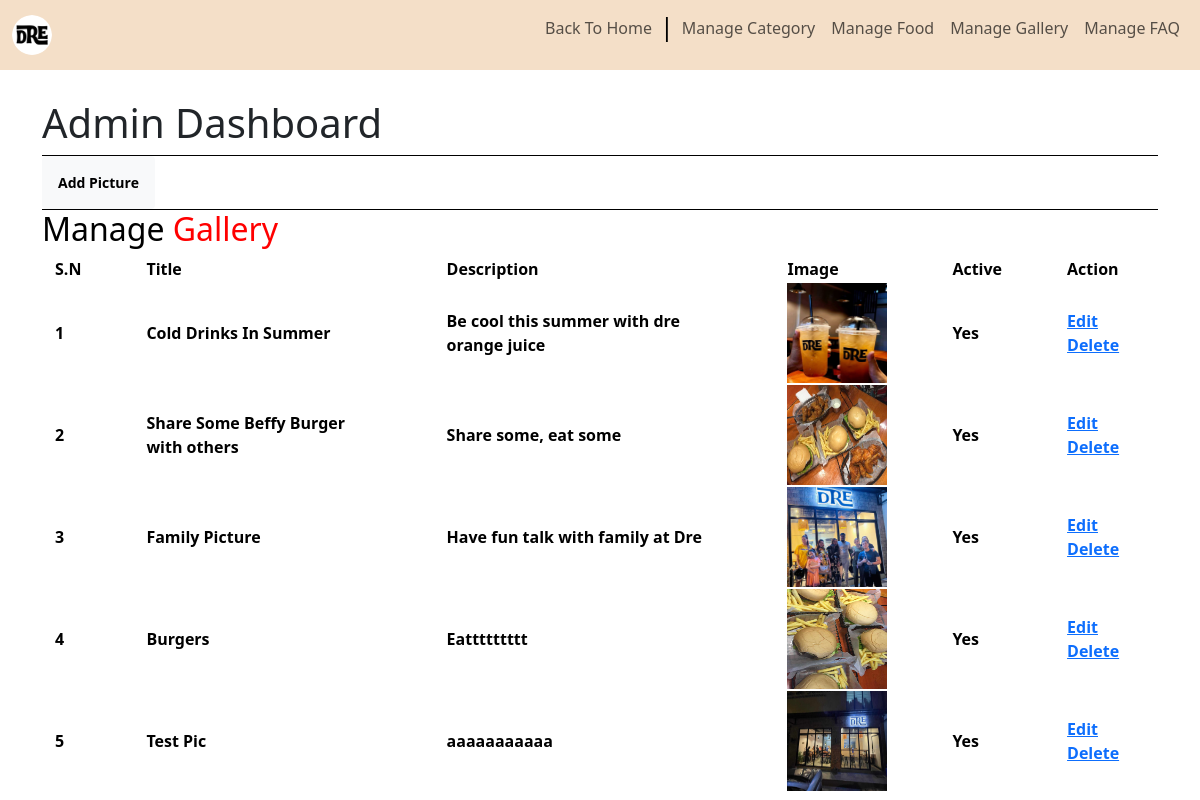
Page /Dash/manage_picture.php (signed in) on the committed database.
### tables this page shows
CREATE TABLE `dregallerydb` (
  `id` int(11) NOT NULL AUTO_INCREMENT,
  `title` varchar(100) NOT NULL,
  `description` text NOT NULL,
  `image_name` varchar(255) NOT NULL,
  `active` varchar(10) NOT NULL,
  PRIMARY KEY (`id`)
);

### Dash/manage_picture.php (the view, shortened to what this page needs)
<?php
if (isset($_SESSION["user_id"])) {
    $mysqli = require __DIR__ . "/database.php";
    $sql = "SELECT * FROM user
            WHERE id = {$_SESSION["user_id"]}";
    $result = $mysqli->query($sql);
    $user = $result->fetch_assoc();
}
?>
<!DOCTYPE html>
<html>
<head>
    <link rel="stylesheet" href="../Res/CSS/main.css">
    <link rel="stylesheet" href="style.css">
    <link rel="stylesheet" href="../Res/Bootstrap/css/bootstrap.min.css">
</head>
<body>
<?php if (isset($user)): ?>
    <?php if ($user["access_level"] == "admin"): ?>
      <?php include ("../Res/preperals/nav_bar_Admin.php"); ?>
    <br>
    <div class="container main">
    <h1>Admin Dashboard</h1>
    <div class="h-line"></div>
    <button class="btn btn-light btn-sm" style="padding: 15px;"><a href="../Dash/add_picture.php" style="text-decoration: none; color: black; font-weight: bold;">Add Picture</button>
    <div class="h-line"></div>
    <div class="manage-admin">
      <p class="h2 title">
        Manage <span>Gallery</span>
      </p>
      <div class="container">
      <table>
        <tr>
          <th>S.N</th>
          <th>Title</th>
          <th>Description</th>
          <th>Image</th>
          <th>Active</th>
          <th>Action</th>
        </tr>
          <?php
          $sqlc = "SELECT * FROM dregallerydb";
          $resultc = mysqli_query($mysqli, $sqlc);
          $count = mysqli_num_rows($resultc);
          $sn = 1;
          if($count>0){
            while($row=mysqli_fetch_assoc($resultc)){
              $id = $row['id'];
              $title = $row['title'];
              $description = $row['description'];
              $imgname = $row['image_name'];
              $active = $row['active'];
              ?>
              <tr>
                <td><?php echo $sn++;?></td>
                <td><?php echo $title;?></td>
                <td><?php echo $description;?></td>
                <td>
                  <?php
                    if($imgname==""){
                      echo "<div> Image not Added.</div>";
                    }else{
                      ?>
                      <img src="../Res/uploads/gallery/<?php echo $imgname; ?>" width="100" height="100">
                      <?php
                    }
                  ?>
                <td><?php echo $active;?></td>
                <td>
                  <a href="edit_picture.php?id=<?php echo $id;?>">Edit</a>
                  <a href="delete_picture.php?id=<?php echo $id;?>&image_name=<?php echo $imgname;?>">Delete</a>
                </td>
              </tr>
              <?php
            }
          }else{
            ?>
            <tr>
              <td><p class="h4"> No Data Available :( </p></td>
            </tr>
            <?php
          }
          ?>
        </table>
      </div>
    </div>
    </div>
    <?php else:?>
        <h1>Why Are You Here?</h1>
        <?php endif;?>
    <?php else:?>
        <h1>Why Are You Here?</h1>
    <?php endif;?>
</body>

### Res/CSS/main.css (style rules this page uses)
body { padding: 0%; }
.h-line { width:100%; height:1px; background: #000000 }

### Dash/style.css (style rules this page uses)
.title span { color: red; }

### Res/preperals/stylenav.css (style rules this page uses)
.main { margin-top: 5px; }

### Dash/manage_picture.php (style rules this page uses)
tr > * + * { padding-left: 4em; }

### rows in the picture
dregallerydb: title "Cold Drinks In Summer", description "Be cool this summer with dre orange juice", image_name (picture), active "Yes"
dregallerydb: title "Share Some Beffy Burger with others", description "Share some, eat some", image_name (picture), active "Yes"
dregallerydb: title "Family Picture", description "Have fun talk with family at Dre", image_name (picture), active "Yes"
dregallerydb: title "Burgers", description "Eattttttttt", image_name (picture), active "Yes"
dregallerydb: title "Test Pic", description "aaaaaaaaaaa", image_name (picture), active "Yes"
